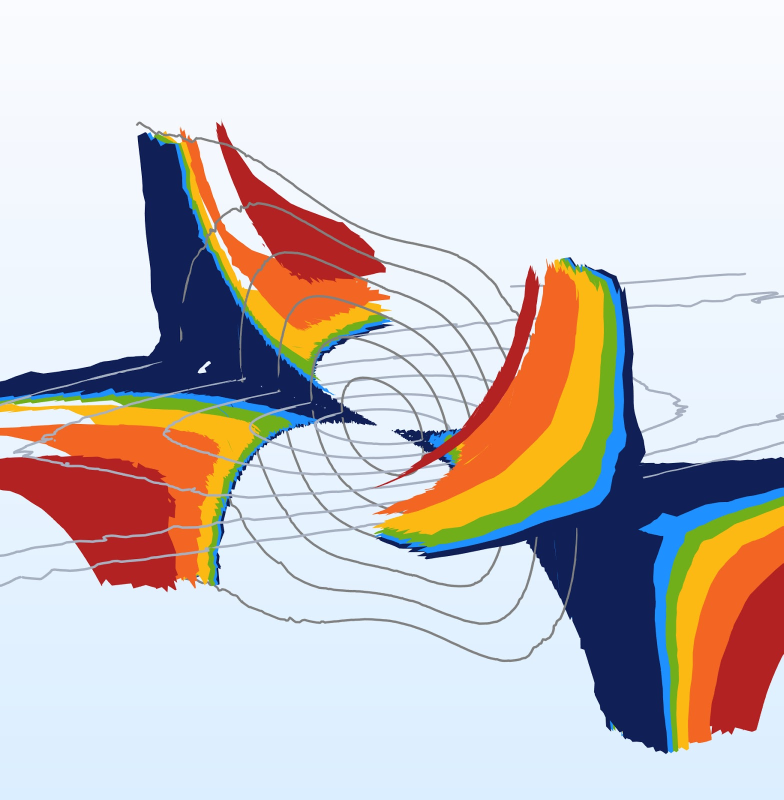
%> input picture Loss_Surface_Chunks_0-320_0.jpeg, 1567 x 1600 px (shown at 1/2 size)
$ octave loss_surfaces_convert.m   (GNU Octave 9; MATLAB toolbox functions it lacks are replaced by stand-ins)
%> lines starting %> are read from the running program, lines starting %| are printed output that depends on the picture; in (x1, y1, x2, y2) boxes, pixels count from 0 and x2, y2 are one past the last pixel; in counts of white or black regions, pixels touching at a corner belong together; the program's own positions count from 1
%% Mess with a figure
% I want to use MATLAB image processing to mess with a figure that I don't
% like the coloring on.

image = imread('~/Documents/OH/spin-flip-writing/Loss_Surface_Chunks_0-320_0.jpeg');
%> image is the input picture: size 1600x1567x3 uint8; mean R, G, B 203.9, 197.3, 196.8

red   = image(:,:,1);
green = image(:,:,2);
blue  = image(:,:,3);

red2   = image(:,:,1);
green2 = image(:,:,2);
blue2  = image(:,:,3);


imtool(image)

% for comparison
imagem = imread('~/Documents/OH/spin-flip-writing/blue-red-yellow-v2_CAD.png');
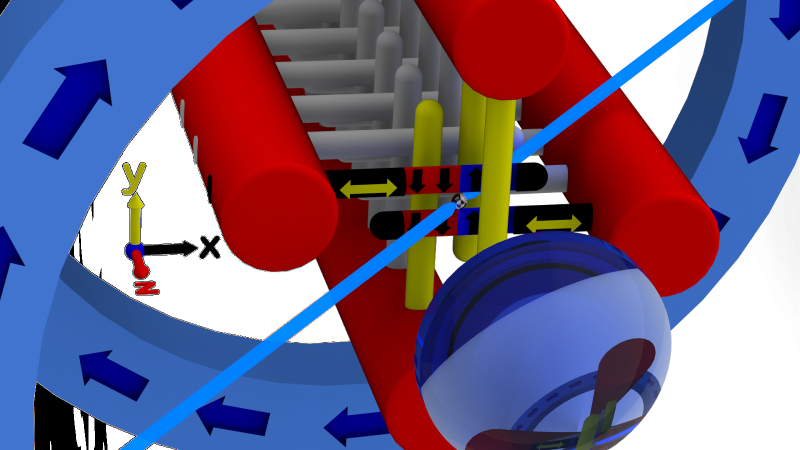
%> input picture blue-red-yellow-v2_CAD.png, 1600 x 900 px (shown at 1/2 size)
%> imagem is the input picture: size 900x1600x3 uint8; mean R, G, B 114.6, 100.1, 133.7
imtool(imagem)
%%
getplane = @(r1,r2,g1,g2,b1,b2) ...
    r1  < red   & red   < r2 & ...
    g1  < green & green < g2 & ...
    b1  < blue  & blue  < b2 ;

%red
plane = getplane(110,210,-1,80,-1,60);
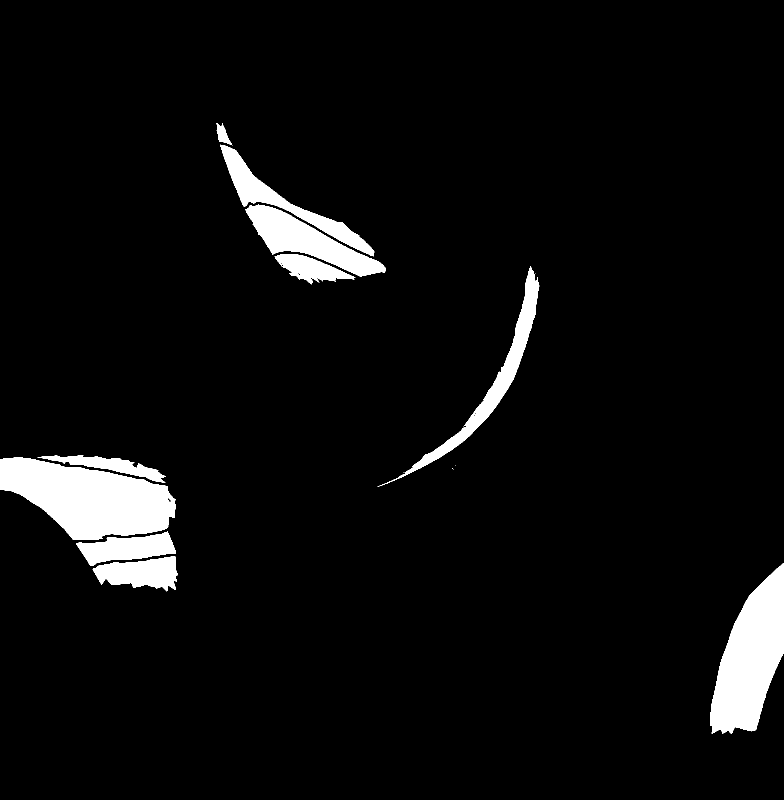
%> plane: size 1600x1567 logical (shown at 1/2 size); 5.2% white; 14 white regions (4 under 20 px), largest, box (x1, y1, x2, y2) and area: (0, 915, 352, 1080) 36941, (1420, 1127, 1567, 1468) 29827, (490, 409, 771, 553) 14700
red2(plane) = 120;
%> red2: size 1600x1567 uint8; min 0, max 255, mean 201
green2(plane) = 0;
%> green2: size 1600x1567 uint8; min 0, max 255, mean 195.5
blue2(plane) = 0;
%> blue2: size 1600x1567 uint8; min 0, max 255, mean 195

%orange
plane = getplane(200,256,81,163,-1,105);
%> plane: size 1600x1567 logical; 5.6% white; 40 white regions (26 under 20 px), largest, box (x1, y1, x2, y2) and area: (750, 527, 1158, 1029) 47893, (1376, 1052, 1567, 1486) 28894, (88, 848, 436, 988) 22948
red2(plane) = 180;
%> red2: size 1600x1567 uint8; min 0, max 255, mean 197.5
green2(plane) = 0;
%> green2: size 1600x1567 uint8; min 0, max 255, mean 189.8
blue2(plane) = 0;
%> blue2: size 1600x1567 uint8; min 0, max 255, mean 193.1

%yellow
plane = getplane(180,256,162,202,-1,63);
%> plane: size 1600x1567 logical; 4.1% white; 26 white regions (8 under 20 px), largest, box (x1, y1, x2, y2) and area: (749, 520, 1208, 1070) 45461, (1352, 1012, 1567, 1500) 21990, (340, 826, 509, 921) 7768
red2(plane) = 150;
%> red2: size 1600x1567 uint8; min 0, max 255, mean 193.4
green2(plane) = 150;
%> green2: size 1600x1567 uint8; min 0, max 255, mean 188.4
blue2(plane) = 0;
%> blue2: size 1600x1567 uint8; min 0, max 255, mean 192.2

%green
plane = getplane(52,152,151,195,6,186);
%> plane: size 1600x1567 logical; 2.6% white; 752 white regions (731 under 20 px), largest, box (x1, y1, x2, y2) and area: (748, 532, 1235, 1095) 28690, (1331, 992, 1567, 1504) 13807, (562, 629, 772, 751) 3344
red2(plane) = 135;
%> red2: size 1600x1567 uint8; min 0, max 255, mean 194
green2(plane) = 135;
%> green2: size 1600x1567 uint8; min 0, max 255, mean 187.4
blue2(plane) = 135;
%> blue2: size 1600x1567 uint8; min 0, max 255, mean 194.7

%light blue
plane = getplane(-1,80,100,190,190,256);
%> plane: size 1600x1567 logical; 1.9% white; 44 white regions (9 under 20 px), largest, box (x1, y1, x2, y2) and area: (1278, 975, 1567, 1505) 17114, (837, 533, 1253, 1106) 16196, (60, 777, 333, 799) 1892
red2(plane) = 0;
%> red2: size 1600x1567 uint8; min 0, max 255, mean 193.4; mean of the top-left, top-right, bottom-left and bottom-right quarters 190.9, 230.7, 201.1, 150.8
green2(plane) = 0;
%> green2: size 1600x1567 uint8; min 0, max 255, mean 184.7
blue2(plane) = 140;
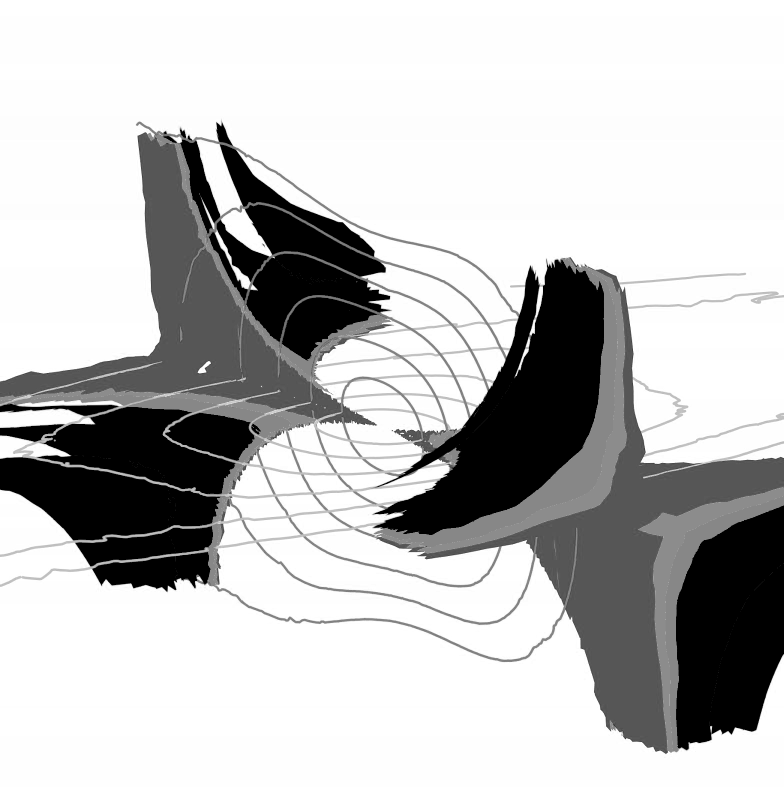
%> blue2: size 1600x1567 uint8 (shown at 1/2 size); min 0, max 255, mean 192.7

%dark blue
plane = getplane(-1,35,-1,101,-1,161);
%> plane: size 1600x1567 logical; 8.9% white; 56 white regions (30 under 20 px), largest, box (x1, y1, x2, y2) and area: (836, 534, 1567, 1507) 119637, (0, 265, 621, 818) 93606, (570, 766, 681, 839) 3220
red2(plane) = 65;
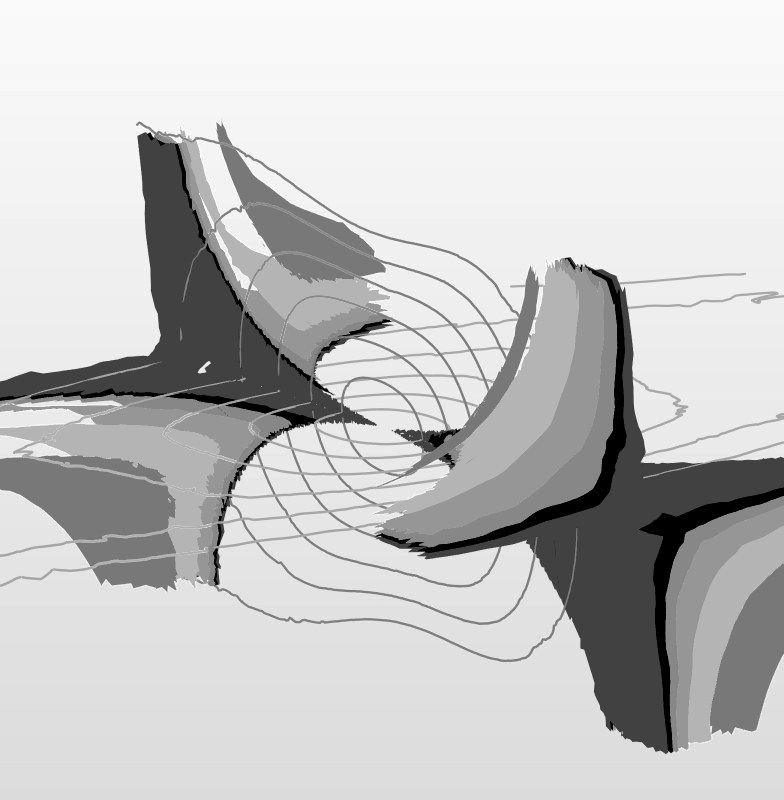
%> red2: size 1600x1567 uint8 (shown at 1/2 size); min 0, max 255, mean 197.8
green2(plane) = 115;
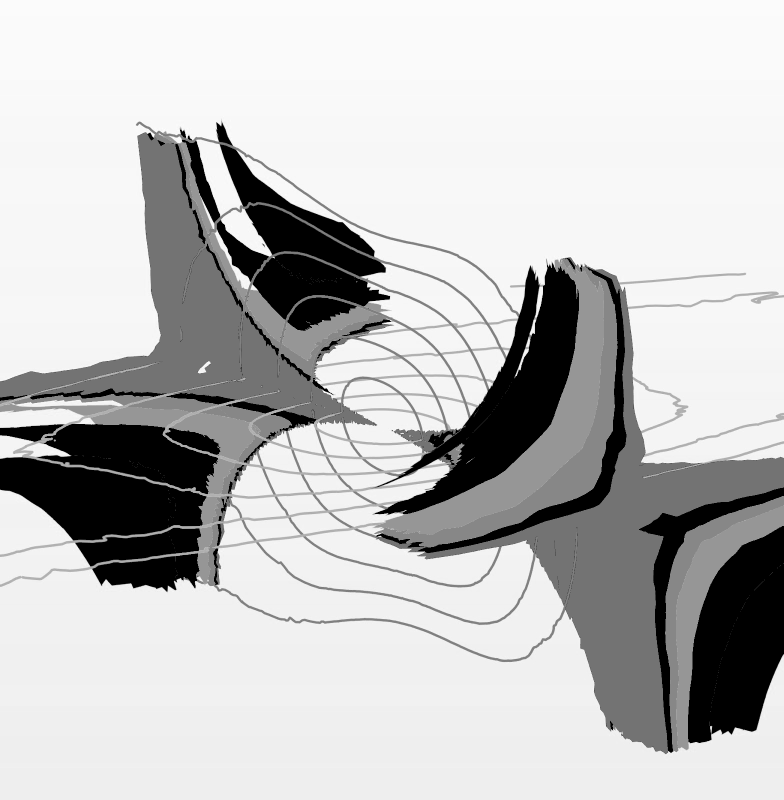
%> green2: size 1600x1567 uint8 (shown at 1/2 size); min 0, max 255, mean 192.2; mean of the top-left, top-right, bottom-left and bottom-right quarters 195, 227.6, 191.6, 154.4
blue2(plane) = 205;
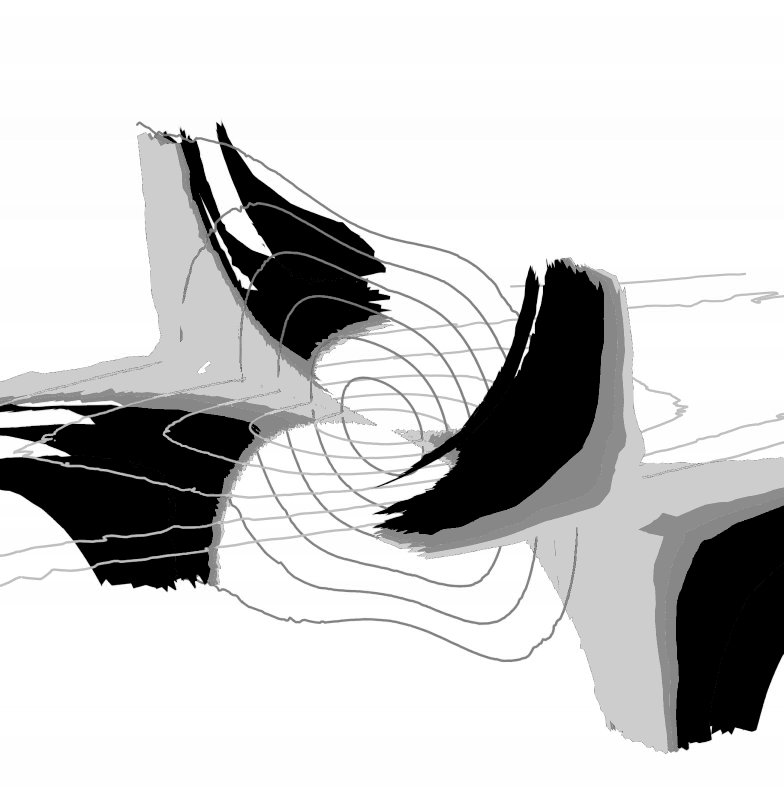
%> blue2: size 1600x1567 uint8 (shown at 1/2 size); 8.89% of pixels changed, all inside (x1, y1, x2, y2) = (0, 265, 1567, 1507)

%background
plane = getplane(200,256,200,256,200,256);
%> plane: size 1600x1567 logical; 68.2% white; 4 black regions (3 under 20 px), largest, box (x1, y1, x2, y2) and area: (0, 241, 1567, 1509) 796344
red2(plane) = 255;
green2(plane) = 255;
blue2(plane) = 255;


image2 = image;
image2(:,:,1) = red2;
image2(:,:,2) = green2;
image2(:,:,3) = blue2;

%some clipping
image2 = image2(250:1450,:,:);
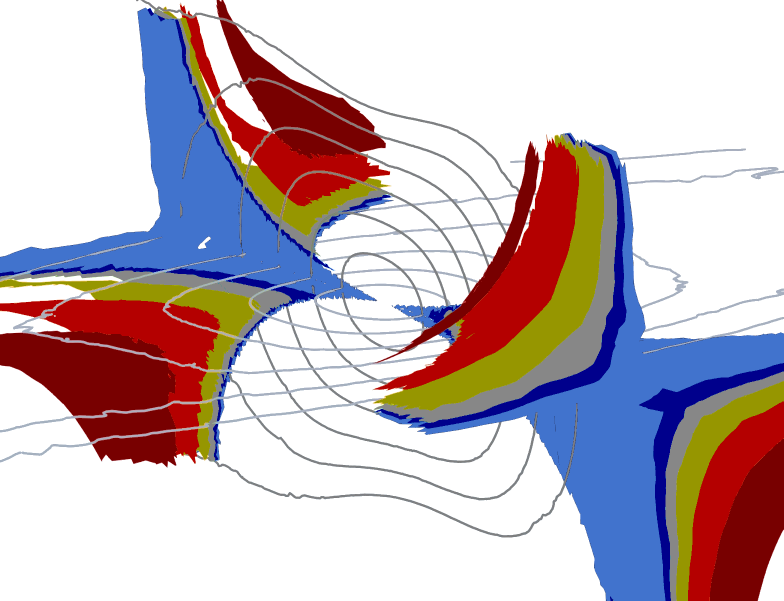
%> image2: size 1201x1567x3 uint8 (shown at 1/2 size); mean R, G, B 197.2, 181.6, 187.6

imtool(image2)

imwrite(image2,'~/Documents/OH/spin-flip-writing/Loss_Surface_Chunks_recolored.PNG')
